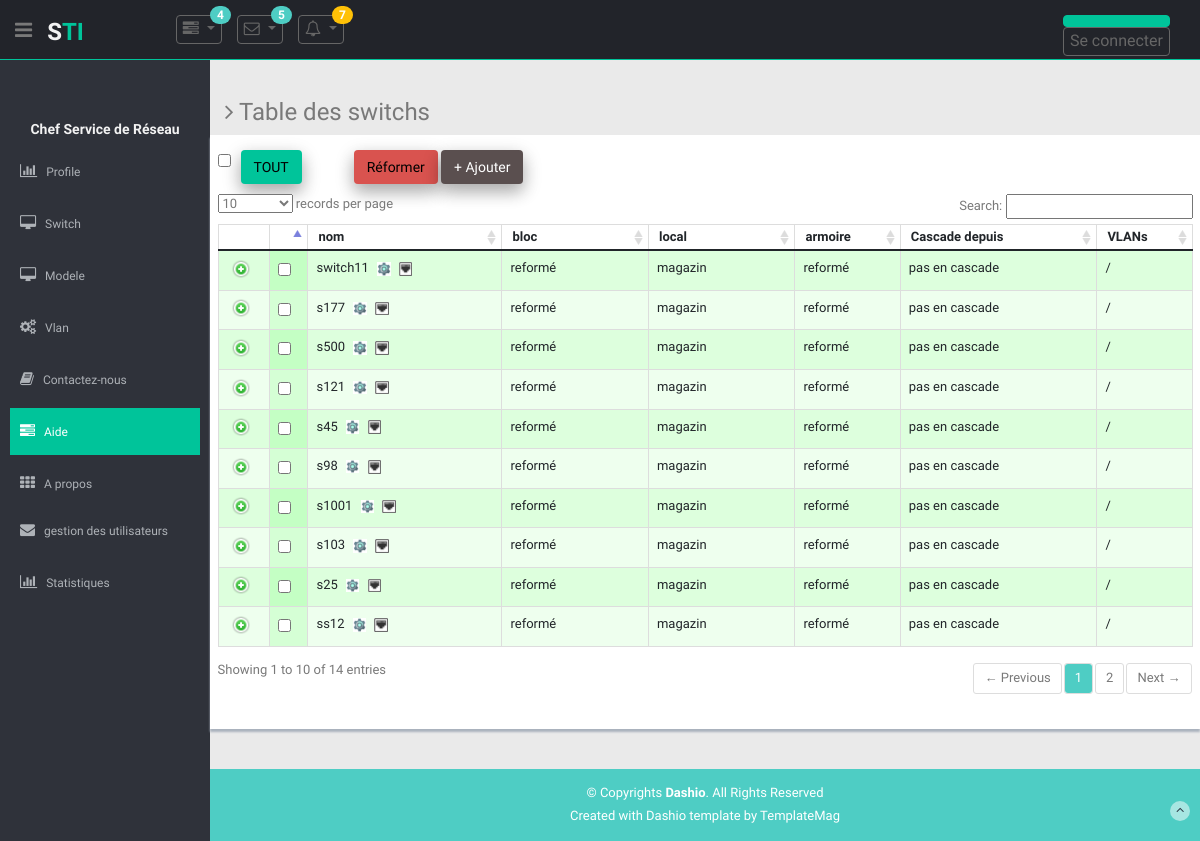
The page /app_principal/switch/ on the database its author committed.
### app_principal/models.py (models this page shows, shortened)
class switch(models.Model):  # on peut creer les ports d'un switch a partir d'un objet "switch" : switch_objet.port_set.create(num_port=...,type_port=...etc)
    passif = 'passif'
    actif = 'actif'
    reforme = 'reformé'
    choix_etat = [
        (passif, 'passif'),
        (actif, 'actif'),
        (reforme, 'reformé'),
    ]
    nom = models.CharField(max_length=50)
    marque = models.CharField(max_length=50, default='Cisco')
    modele = models.CharField(max_length=50)
    bloc = models.CharField(max_length=25, default="pas configuré")
    local = models.CharField(max_length=25, default="magazin")
    armoire = models.CharField(max_length=25, default="pas configuré")
    inventaire = models.CharField(max_length=50, unique=True,)
    serie = models.CharField(max_length=25, unique=True,)
    mac = models.CharField(max_length=25, unique=True,)
    password=models.CharField('Mot de passe',max_length=100,default="")
    preced = models.CharField(
        'Cascade depuis', max_length=50, blank=True, default="pas en cascade")
    date_achat = models.DateField("Date d'achat",
                                  blank=True,
                                  null=True,
                                  )
    etat = models.CharField(
        max_length=10,
        choices=choix_etat,
        default=passif,
    )
    vlans=models.CharField(
        'VLANs associés', max_length=350, blank=True, default="/ ")

### app_principal/views.py (the view, shortened to what this page needs)
# urls.py: path('switch/',views.switchtab,name='switch'), #va afficher le tableau des switchs
def switchtab(request):
    switchs= switch.objects.all()
    cols_principales = ['nom', 'bloc', 'local', 'armoire', 'Cascade depuis', 'VLANs']
    cols_detail = ['Adresse MAC', 'Numero de Serie',
                     "Numero d'inventaire", "Date d'achat", 'Marque', 'Modèle', 'password']
    context = {'objet': 'switchs', 'objets': switchs,
               'colsp': cols_principales, 'colsd': cols_detail, }
    return render(request, 'app_principal/offictable.html', context)

### app_principal/templates/app_principal/offictable.html (shortened to what this page needs)
{% extends 'base.html' %}
  {% load static %}
  {% block css %}
  <link type="text/css" href="{% static 'lib/font-awesome/css/font-awesome.css' %}" rel="stylesheet" />
  <link type="text/css" href="{% static 'lib/advanced-datatable/css/demo_page.css' %}" rel="stylesheet" />
  <link type="text/css" href="{% static 'lib/advanced-datatable/css/demo_table.css' %}" rel="stylesheet" />
  <link rel="stylesheet" href="{% static 'lib/advanced-datatable/css/DT_bootstrap.css' %}" />
  <link rel="stylesheet" href="{% static 'css/vlan.css' %}" />
  {% endblock %}
 {% block content %}
    <section class="wrapper">
        <h3><i class="fa fa-angle-right"></i> Table des {{ objet }} {% if objet == 'ports' %} de {{ switch_nom }} {% endif %} </h3>
      <div class="row mb">
        <div class="content-panel" style="position:relative;">
          {% if objet == 'switchs' %}
          <form method="post" >
              <div class="chk-all" style="margin-bottom: 10px;">
                <div class="pull-left mail-checkbox">
                  <input type="checkbox" onClick="toggle(this)">
                </div>
                <div class="btn-group">
                  <a data-toggle="dropdown" href="#" class="btn mini all" style="color:black">
                    TOUT
                    </a>
                </div>
                <button class="btn mini " style="background:#d9534f;color:black;margin-left: 5%;" type="button" data-toggle="modal" data-target="#exampleModal">Réformer</button>
                <button class="btn mini " style="background:#5a4f4f;" type="button" ><a style="color:white;" href="{% url 'app_principal:add_switch' %}"> + Ajouter</a></button>
              </div>
              {% endif %}
              <div class="adv-table">
                <table cellpadding="0" cellspacing="0" class="display table table-bordered" id="hidden-table-info">
                  <thead>
                    <tr>
                      {% if objet == 'switchs' %}
                      <th class="inbox-small-cells"></th>
                      <th class="inbox-small-cells"></th>{% endif %}
                      {% for col in colsp %}
                      <th>{{ col }}</th>
                      {% endfor %}
                    </tr>
                  </thead>
                  <tbody>
                    {% for s in objets %}
                      {% if objet == 'switchs' %}
                        <tr class="gradeA">
                          <td><a href="{% url 'app_principal:plus_info_switch' s.id %}" style="border:none;padding:0;"><img style="width:18px;margin-left: 5px;" src="{% static 'lib/advanced-datatable/images/details_open.png' %}" title="plus d'infos" /> </a></td>
                          <td><input type="checkbox" name="selection_{{ s.id }}" class="check mail-checkbox"></td>
                          <td>{{ s.nom }} <a href="{% url 'app_principal:config_switch' s.id %}" ><img style="width:13.5px;margin-left: 5px;" src="{% static 'img/config.png' %}" title="configurer"/> </a><a href="{% url 'app_principal:port' s.id %}" ><img style="width:13.5px;margin-left: 5px;" src="{% static 'img/port_icon.jpg' %}" title="ports"/> </a></td>
                          <td>{{ s.bloc }}</td>
                          <td>{{ s.armoire }}</td>
                          <td>{{ s.local }}</td>
                          <td>{{ s.preced }}</td>
                          <td>{{ s.vlans }}</td>
                        </tr>
                      {% endif %}
                    {% endfor %}
                  </tbody>
                </table>
              </div>
          </form>
          </div>
        </div>
    </section>
  {% endblock %}

### app_principal/static/css/style.css (style rules this page uses)
body { color: #797979; background: #eaeaea; font-family: 'Ruda', sans-serif; padding: 0px !important; margin: 0px !important; font-size:13px; }
.btn { box-shadow: 0 8px 16px 0 rgba(0,0,0,0.2), 0 6px 20px 0 rgba(0,0,0,0.19); color:#00C49A ; background-color:#00C49A ; }
a, a:hover, a:focus { text-decoration: none; outline: none; }
.mb { margin-bottom: 25px; }
.wrapper { display: inline-block; margin-top: 60px; padding-left: 15px; padding-right: 15px; padding-bottom: 15px; padding-top: 0px; width: 100%; }
.content-panel { background: #ffffff; box-shadow: 0px 3px 2px #aab2bd; padding-top: 15px; padding-bottom: 5px; }
.mail-checkbox { margin-right:10px; }

### rows shown on the page
switch: nom "switch11", bloc "reformé", armoire "magazin", local "reformé", preced "pas en cascade", vlans "/"
switch: nom "s177", bloc "reformé", armoire "magazin", local "reformé", preced "pas en cascade", vlans "/"
switch: nom "s500", bloc "reformé", armoire "magazin", local "reformé", preced "pas en cascade", vlans "/"
switch: nom "s121", bloc "reformé", armoire "magazin", local "reformé", preced "pas en cascade", vlans "/"
switch: nom "s45", bloc "reformé", armoire "magazin", local "reformé", preced "pas en cascade", vlans "/"
switch: nom "s98", bloc "reformé", armoire "magazin", local "reformé", preced "pas en cascade", vlans "/"
switch: nom "s1001", bloc "reformé", armoire "magazin", local "reformé", preced "pas en cascade", vlans "/"
switch: nom "s103", bloc "reformé", armoire "magazin", local "reformé", preced "pas en cascade", vlans "/"
switch: nom "s25", bloc "reformé", armoire "magazin", local "reformé", preced "pas en cascade", vlans "/"
switch: nom "ss12", bloc "reformé", armoire "magazin", local "reformé", preced "pas en cascade", vlans "/"

### other values the page prints
{{ objet }} "switchs"
{{ col }} "nom" "bloc" "local" "armoire" "Cascade depuis" "VLANs"
